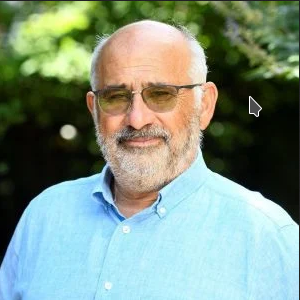
#> input picture fver/spi_async_fifo_reg/python/papa.png, 300 x 300 px
$ jupyter execute imager_sim.ipynb
#> lines starting #> are read from the running program, lines starting #| are printed output that depends on the picture; after the words box and inside, x2 and y2 are one past the last pixel; in counts of white or black regions, pixels touching at a corner belong together
[cell 1]
import numpy as np
import matplotlib.pyplot as plt
from PIL import Image
import os

[cell 2]
# Your exact working directory for the generated input hex files and source image
BASE_DIR = "/LinuxRAID/home/aokieh1/projects/open_dvs_digital/fver/spi_async_fifo_reg/python"

# The absolute path to the Verilog simulation output
LOG_FILE_PATH = "/LinuxRAID/home/aokieh1/projects/open_dvs_digital/fver/spi_async_fifo_reg/run/imager_reconstruction.txt"

[cell 3]
# =======================================================================
# PART 1: GENERATE 1-BIT IMAGER DATA FOR VERILOG
# =======================================================================
def generate_verilog_data():
    print(f"Loading 'papa.png', downsizing to 128x128, and outputting to:\n{BASE_DIR}...")

    # 1. Load the user image, convert to Grayscale ('L'), and resize to 128x128
    # Make sure 'papa.png' is in the same directory where you run this script
    img = Image.open('papa.png').convert('L')
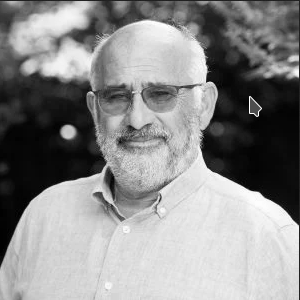
#> img: PIL image 300x300 L; min 0, max 255, mean 139.8
    img = img.resize((128, 128))
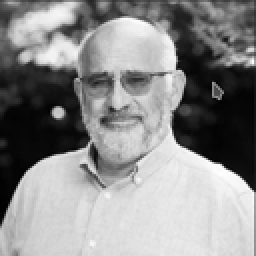
#> img: PIL image 128x128 L (shown 2 times larger); min 0, max 255, mean 139.9

    # Save source for side-by-side comparison later
    source_path = os.path.join(BASE_DIR, "source_image.png")
    img.save(source_path)

    # Binarize to 0 (Black) and 1 (White).
    # Pixels > 128 become white (1), otherwise black (0).
    img_array = np.array(img) > 128
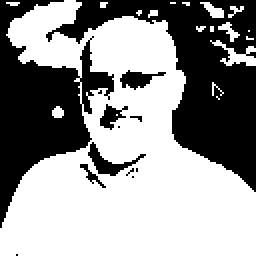
#> img_array: shape (128, 128) bool (shown 2 times larger); 58.9% white; 13 black regions (7 under 20 px), largest, box (x1, y1, x2, y2) and area: (23, 0, 128, 96) 3618, (0, 0, 57, 114) 2706, (44, 71, 73, 88) 146, (60, 35, 83, 45) 114, (50, 52, 64, 65) 86, (40, 82, 53, 94) 39

    # 2. Split into 4 quadrants (64x64 each)
    quads = {
        0: img_array[0:64, 0:64],     # Top-Left
        1: img_array[0:64, 64:128],   # Top-Right
        2: img_array[64:128, 0:64],   # Bottom-Left
        3: img_array[64:128, 64:128]  # Bottom-Right
    }

    # 3. Pack 8 pixels into bytes and write to hex files
    for ch, quad in quads.items():
        # UPDATED: Changed the filename to ch{ch}_papa.txt
        file_path = os.path.join(BASE_DIR, f"ch{ch}_papa.txt")
        with open(file_path, "w") as f:
            for row in range(64):
                for word in range(8): # 8 words * 8 pixels = 64 pixels per row
                    byte_val = 0
                    for bit in range(8):
                        pixel = int(quad[row, (word * 8) + bit])
                        byte_val |= (pixel << (7 - bit)) # Pack MSB first
                    f.write(f"{byte_val:02x}\n")
#> this loop made 4 passes

    print("Successfully generated ch0_papa.txt through ch3_papa.txt!")

[cell 4]
# =======================================================================
# PART 2: PARSE VERILOG OUTPUT AND RECONSTRUCT
# =======================================================================
def reconstruct_image():
    # Fetching the explicit absolute path generated by xrun
    log_file = LOG_FILE_PATH

    if not os.path.exists(log_file):
        print(f"\nError: {log_file} not found.")
        print("Make sure your xrun simulation has finished and generated the file!")
        return

    print(f"\nParsing {log_file}...")
    with open(log_file, "r") as f:
#> (reads fver/spi_async_fifo_reg/python/imager_reconstruction.txt from the repository)
        lines = f.readlines()[1:] # Skip the CH3 CH2 CH1 CH0 header

    # 128x128 array for the final output
    final_img = np.zeros((128, 128), dtype=np.uint8)

    # Offsets to stitch the 4 quadrants back together
    x_offsets = {0: 0, 1: 64, 2: 0, 3: 64}
    y_offsets = {0: 0, 1: 0, 2: 64, 3: 64}

    # Parse each channel independently to handle the hardware's asynchronous drift
    for ch in range(4):
        col_index = 3 - ch # Columns in text file are CH3, CH2, CH1, CH0

        in_frame = False
        row_idx = 0
        word_idx = 0

        for line in lines:
            parts = line.split()
            if len(parts) != 4: continue

            hex_str = parts[col_index].lower()

            # Skip Dummy, Padding, and Unknowns generated by the Verilog TB
            if hex_str in ['2aa', '3cc', 'xxx']:
                continue

            val = int(hex_str, 16)

            # Extract the 10-bit structure
            sof  = (val >> 9) & 1
            sor  = (val >> 8) & 1
            data = val & 0xFF

            # Anchor: Start of Frame
            if sof == 1:
                in_frame = True
                row_idx = 0
                word_idx = 0

            if not in_frame:
                continue

            # Anchor: Start of Row (if not also SOF)
            if sor == 1 and sof == 0:
                row_idx += 1
                word_idx = 0

            if row_idx >= 64:
                continue # Ignore wrap-around if the TB runs longer than 1 frame

            # Unpack the 8 bits back into 1-bit pixels
            y = y_offsets[ch] + row_idx

            for bit in range(8):
                pixel_val = (data >> (7 - bit)) & 1
                x = x_offsets[ch] + (word_idx * 8) + bit

                # NEW: Safety boundary check.
                # Ensures 'x' and 'y' stay strictly within this specific 64x64 quadrant.
                if x < (x_offsets[ch] + 64) and y < (y_offsets[ch] + 64):
                    final_img[y, x] = pixel_val * 255 # Scale to 255 for visibility

            word_idx += 1

    # =======================================================================
    # DISPLAY: SIDE-BY-SIDE COMPARISON
    # =======================================================================
    print("Reconstruction complete. Displaying Image...")

    source_path = os.path.join(BASE_DIR, "source_image.png")

    # Setup matplotlib with 1 row, 2 columns
    fig, axes = plt.subplots(1, 2, figsize=(12, 6))
    fig.canvas.manager.set_window_title('Imager Digital Twin Verification')

    # Plot 1: The Original Input
    if os.path.exists(source_path):
        src_img = Image.open(source_path)
        axes[0].imshow(src_img, cmap='gray')
    else:
        axes[0].text(0.5, 0.5, 'Source image not found', ha='center')

    axes[0].set_title("Original Input Pattern", fontsize=14, fontweight='bold')
    axes[0].axis('off')

    # Plot 2: The Reconstructed Output
    axes[1].imshow(final_img, cmap='gray')
    axes[1].set_title("Reconstructed ASIC SPI Output", fontsize=14, fontweight='bold')
    axes[1].axis('off')

    plt.tight_layout()
    plt.show()
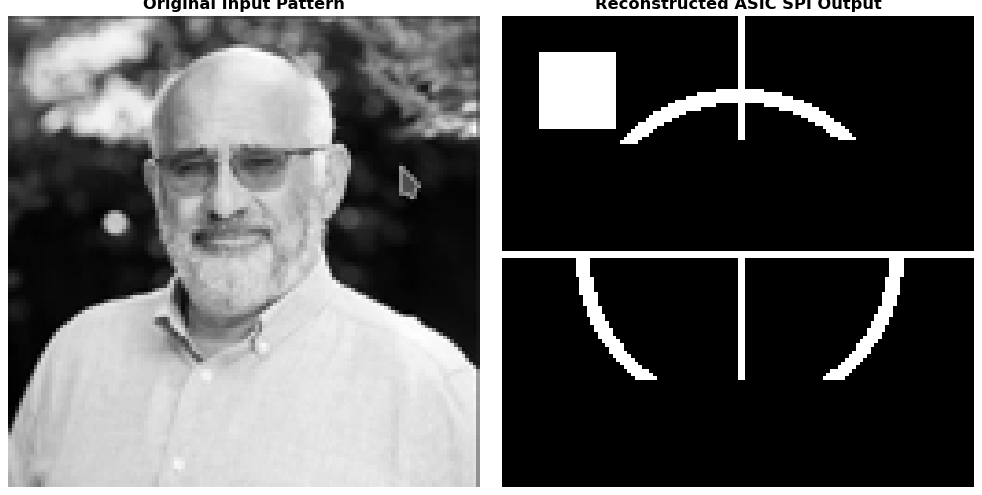
#> figure drawn by matplotlib, 2 panels
